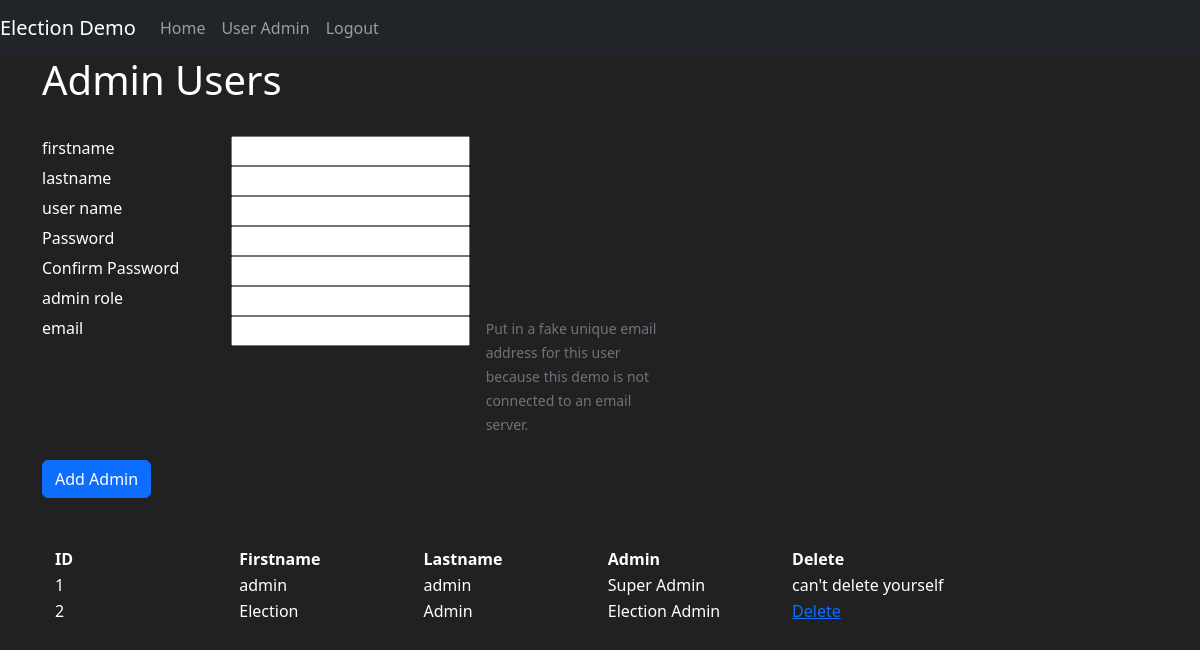
Page /user_admin (signed in) on the committed database.
### election1/models.py (models this page shows, shortened)
class User(db.Model, UserMixin):
    id_user = db.Column(db.Integer, primary_key=True)
    user_firstname = db.Column(db.String(length=45), nullable=False)
    user_lastname = db.Column(db.String(length=45), nullable=False)
    user_so_name = db.Column(db.String(length=30), nullable=False, unique=True)
    user_pass = db.Column(db.String(length=256))
    user_salt = db.Column(db.String(length=64), nullable=False)
    user_email = db.Column(db.String(length=45), unique=True)
    user_status = db.Column(db.Integer, default=False, nullable=False)
    user_pw_change = db.Column(db.String(length=1))
    user_security = db.Column(db.String(138), default=unique_security_token)
    user_created = db.Column(db.DateTime, default=datetime.now)
    user_sec_send = db.Column(db.DateTime, default=datetime.now)
    user_creation_datetime = db.Column(db.DateTime, default=datetime.now, nullable=False)
    id_admin_role = db.Column(db.Integer, db.ForeignKey('admin_roles.id_admin_role'))
    @classmethod
    def get_all_admins(cls):
        return db.session.query(cls, Admin_roles).select_from(cls).join(Admin_roles).order_by()

class Admin_roles(db.Model):
    id_admin_role = db.Column(db.Integer, primary_key=True)
    admin_role_name = db.Column(db.String(length=45), nullable=False, unique=True)
    creation_datetime = db.Column(db.DateTime, default=datetime.now, nullable=False)
    user = db.relationship('User', backref='admin_roles')

### election1/admins/view.py (the view, shortened to what this page needs)
@admins.route('/user_admin', methods=['GET', 'POST'])
def user_admin():
    form = UserForm()
    the_admins = User.get_all_admins()
    return render_template('user.html', form=form, admins=the_admins)

### election1/admins/form.py
class UserForm(FlaskForm):
    user_firstname = StringField(label='firstname', validators=[Length(min=2, max=30), InputRequired()])
    user_lastname = StringField(label='lastname', validators=[Length(min=2, max=30), InputRequired()])
    user_so_name = StringField(label='user name', validators=[Length(min=2, max=30), InputRequired()])
    user_pass = PasswordField('Password', validators=[InputRequired()])
    confirm_password = PasswordField('Confirm Password', validators=[
        InputRequired()])
    id_admin_role = QuerySelectField(query_factory=admin_roles_query, label='admin role', get_label='admin_role_name')
    user_email = EmailField(label='email', validators=[Email()])
    submit = SubmitField(label='submit')

### election1/__init__.py (called while the page is built)
def config_manager(manager):
    manager.login_message = "You are not logged in to your account."
    manager.login_message_category = "info"
    @manager.user_loader
    def user_loader(xid):
        user = User.query.get(int(xid))
        if user is None:
            return None
        return user

### election1/admins/view.py (called while the page is built)
@admins.before_request
def check_session_timeout():
    if not session_check():
        home = current_app.config['HOME']
        error = 'idle timeout '
        return render_template('session_timeout.html', error=error, home=home)
    else:
        logger.info(f'Session check passed for user {current_user.user_so_name} in admin view')
        return None

### election1/utils.py (called while the page is built, shortened)
def session_check():
    session.permanent = True
    idle_timeout = current_app.config['MYTIMEOUT'].total_seconds()
    session.modified = True
    current_date_time = datetime.now()
    session['last_activity'] = current_date_time.strftime("%Y-%m-%d %H:%M:%S")
    return True

### election1/templates/user.html (shortened to what this page needs)
{% extends 'base.html' %}
{% block content %}
  <div class="container">
    <h1> Admin Users</h1>
    <br>
    <form method="post" style="color:white" autocomplete="off">
      <div class="row g-3 ">
        <div class="col-2 ">
          {{ form.user_firstname.label() }}
        </div>
        <div class="col-auto">
          {{ form.user_firstname(autocomplete="off") }}
        </div>
      </div>
      <div class="row g-3 ">
        <div class="col-2 ">
          {{ form.user_lastname.label() }}
        </div>
        <div class="col-auto">
          {{ form.user_lastname(autocomplete="off") }}
        </div>
      </div>
      <div class="row g-3 ">
        <div class="col-2 ">
          {{ form.user_so_name.label() }}
        </div>
        <div class="col-auto">
          {{ form.user_so_name(autocomplete="off") }}
        </div>
      </div>
      <div class="row g-3 ">
        <div class="col-2 ">
          {{ form.user_pass.label() }}
        </div>
        <div class="col-auto">
          {{ form.user_pass(autocomplete="off") }}
        </div>
      </div>
      <div class="row g-3">
        <div class="col-2">
          {{ form.confirm_password.label() }}
        </div>
        <div class="col-auto">
          {{ form.confirm_password }}
        </div>
      </div>
      <div class="row g-3 ">
        <div class="col-2 ">
          {{ form.id_admin_role.label() }}
        </div>
        <div class="col-auto">
          {{ form.id_admin_role(autocomplete="off") }}
        </div>
      </div>
      <div class="row g-3 ">
        <div class="col-2 ">
          {{ form.user_email.label() }}
        </div>
        <div class="col-auto">
          {{ form.user_email(autocomplete="off") }}
        </div>
        <div class="col-sm-2">
                    <span id="passwordHelpInline" class="form-text">
                       Put in a fake unique email address for this user because this demo is not connected to an email server.
                    </span>
        </div>
      </div>
      <br>
      <div class="d-grid gap-2 d-md-block">
        {{ form.submit(type="submit",value='Add Admin', class="btn btn-primary") }}
      </div>
    </form>
    <br><br>
    <div class="container">
      <table class="table-dark">
        <thead>
        <tr>
          <th class="col-2"> ID</th>
          <th class="col-2"> Firstname</th>
          <th class="col-2"> Lastname</th>
          <th class="col-2"> Admin</th>
          <th class="col-2"> Delete</th>
        </tr>
        </thead>
        <tbody>
        {% for user, admin_roles in admins %}
          <tr>
            <td>{{ user.id_user }}</td>
            <td>{{ user.user_firstname }}</td>
            <td>{{ user.user_lastname }}</td>
            <td>{{ admin_roles.admin_role_name }}</td>
            {% if current_user.id_user != user.id_user %}
              <td><a href="{{ url_for('admins.deleteuser', xid=user.id_user) }}">Delete</a></td>
            {% else %}
              <td>can't delete yourself</td>
            {% endif %}
          </tr>
        {% endfor %}
        </tbody>
      </table>
    </div>
  </div>
{% endblock %}

### election1/templates/base.html (style rules this page uses)
body { background-color: #212121; color: white }

### rows in the picture
User: id_user "1", user_firstname "admin", user_lastname "admin", admin_role_name "Super Admin", shows "can't delete yourself"
User: id_user "2", user_firstname "Election", user_lastname "Admin", admin_role_name "Election Admin"
